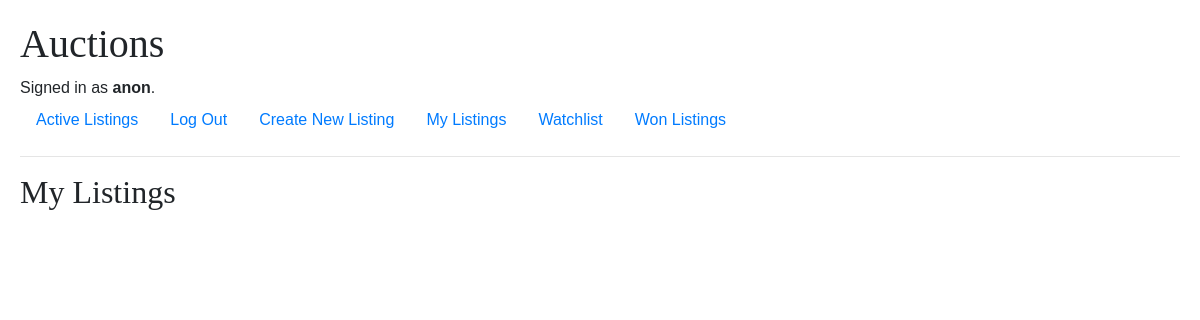
Before: /my_listings (signed in) with the older database file.
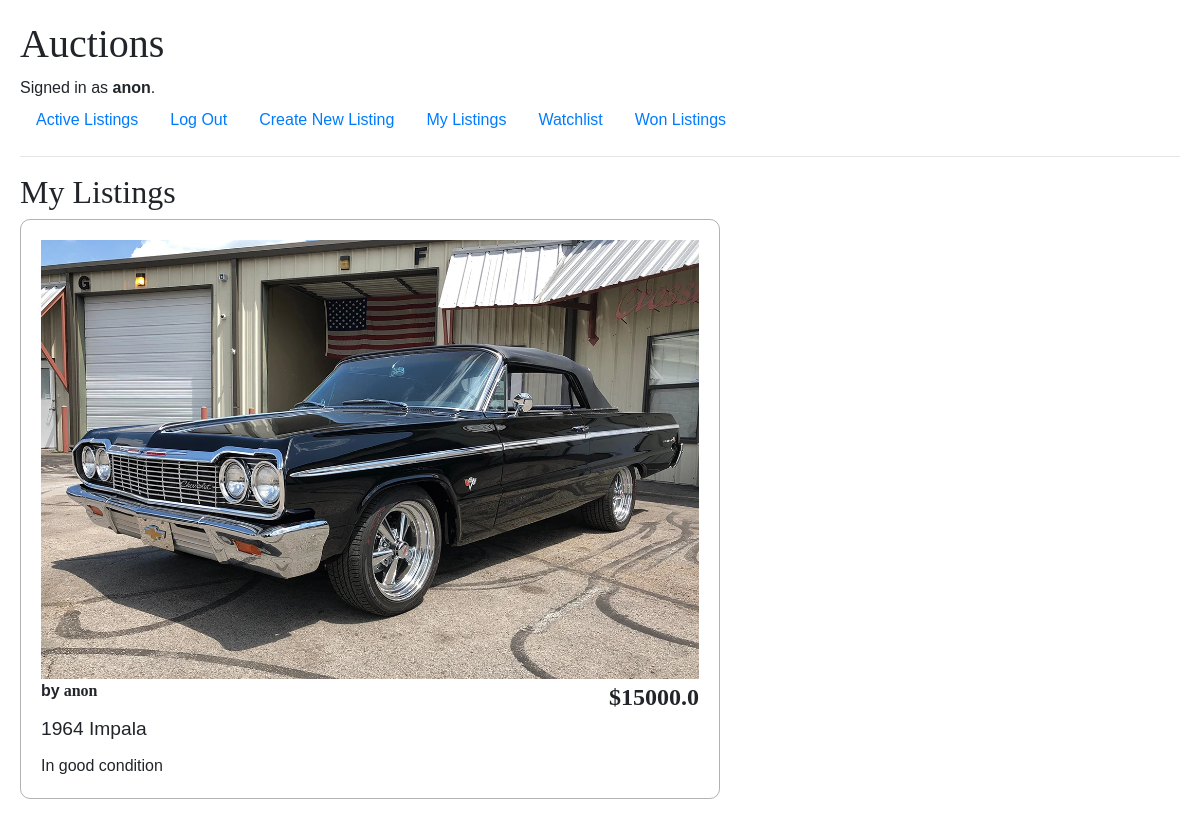
After: the same page with the newer database file.
### auctions/models.py (models this page shows, shortened)
class AuctionListing(models.Model):
    user = models.ForeignKey(User, on_delete=models.CASCADE, related_name="user_listings")
    w_users = models.ManyToManyField(User, blank=True, related_name="watchlist")
    title = models.CharField(max_length=128)
    description = models.TextField(null=True)
    image = models.ImageField(upload_to='pics', null=True)
    category = models.ForeignKey('AuctionCategory', on_delete=models.SET_NULL, null=True, related_name="ac_listings")
    bid = models.FloatField()
    active = models.BooleanField(default=True)
    winner = models.ForeignKey(User, on_delete=models.SET_NULL, null=True, related_name="won_listings")

class User(AbstractUser):
    def __str__(self):
        return f"{self.id}: {self.username}"

### auctions/views.py (the view)
# urls.py: path('my_listings', views.my_listings, name='my_listings'),
@login_required
def my_listings(request):
    return render(request, 'auctions/my_listings.html')

### auctions/templates/auctions/my_listings.html
{% extends "auctions/layout.html" %}
{% block body %}
    <h2>My Listings</h2>
    <ul id="my-listings">
        {% for listing in user.user_listings.all %}
            <li class="listing">
                <a href="{% url 'listing_page' listing.id %}">
                    <div class="image-box">
                        <img src="{{ listing.image.url }}" alt="{{ listing.title }}">
                    </div>
                </a>
                <div class="info">
                    <div class="top">
                        <div class="byuser"><strong>by</strong> {{ listing.user.username }}</div>
                        <div class="price"><strong></strong> ${{ listing.bid }} </div>
                    </div>
                    <div class="title">{{ listing.title }}</div>
                    <div class="dsc">{{ listing.description }}</div>
                </div>
            </li>
        {% endfor %}
    </ul>
{% endblock %}

Changed rows visible on the page:
added AuctionListing: image (picture), user.username "anon", bid "15000.0", title "1964 Impala", description "In good condition"
